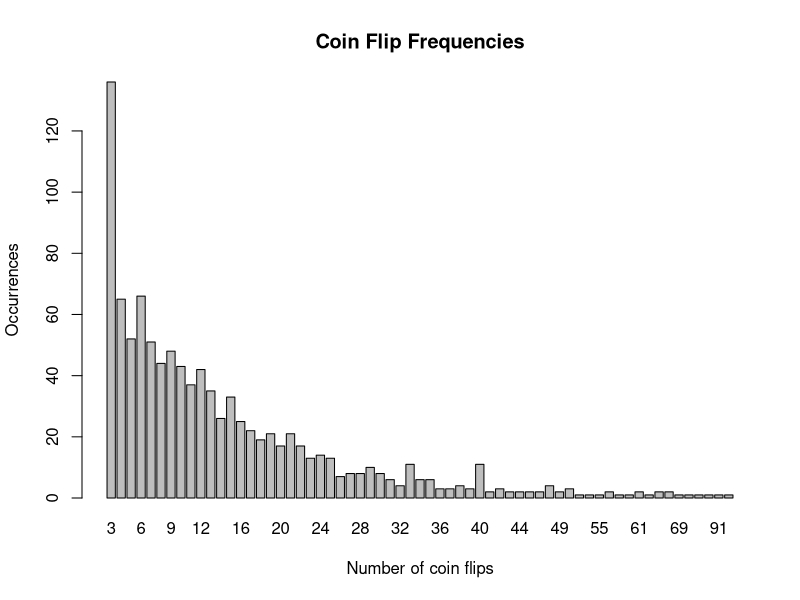
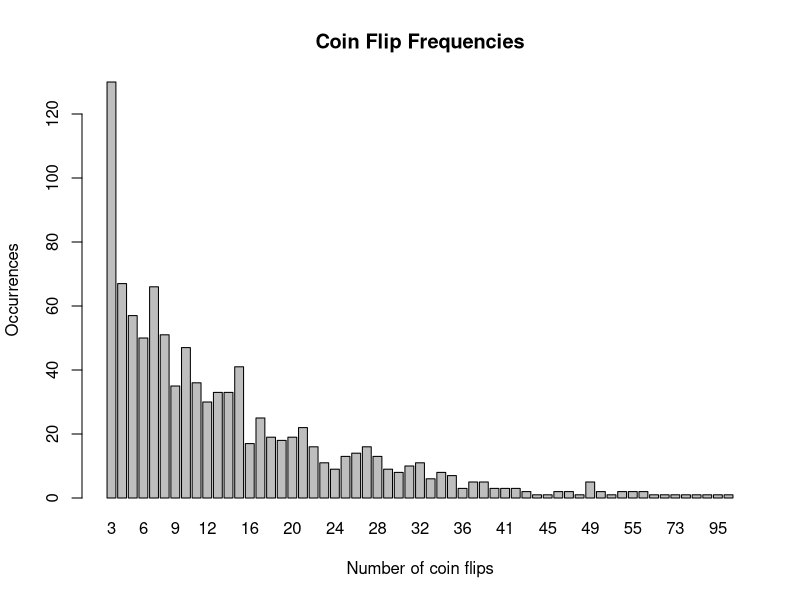

Write R code to recreate these figures, in order.
# cs201_asn_3.R
# Therese Racancoj 
# CS-201 
# Spring 2024

#R has a group of built-in datasets for US state data, including state.x77, 
#a matrix containing state data including population (in 1977). Write and 
#test the function pop_density() that accepts a state abbreviation from 
#the state.abb vector as input and returns the population density in people
#per square mile

pop_density <- function(some_state) {
 
  some_state <- toupper(some_state)
  
  index <- match(some_state, state.abb)
  
  if (is.na(index)) {
    return("this isi not a state")
  }
  
  pop <- state.x77[index, 1] * 1000
  area <- state.x77[index, 8]
  
  density <- round(pop/area, 1)
  
  name_of_state <- state.name[index]
  
  return(paste(name_of_state, ": ", density, " people per square mile (1977)", sep = ""))
}

pop_density('NJ')
pop_density('wy')

#Write a for loop to call the flips() function 1000 times and store 
#the 1000 resulting values in the vector called 'flips_vec'. Then, 
#as you did in Assignment 1, Problem 4, count the frequencies of 
#the number of flips in flips_vec and generate a bar plot of flips 
#frequencies, with x-axis label "Number of coin flips" and y-axis 
#label "Occurrences". 

# flips: return total number of coin flips that were required
#        to get three heads in a row
#
flips <- function() {
  total_flips <- 0
  nheads <- 0
  
  
  # if nheads becomes 3, we got three 'heads' in a row
  while (nheads < 3) {
    if (sample(c("T", "H"), 1) == "H") {
      nheads <- nheads + 1
    } else {
      # didn't get heads; must reset to 0
      nheads <- 0
    }
    
    
    total_flips <- total_flips + 1
  } # end while
  
  
  return(total_flips)
  
  
} # end flips()





flips_vec <- numeric(1000)

for (i in 1:1000) {
  flips_vec[i] <- flips()
}

flip_table <- table(flips_vec)


print(flip_table)


barplot(flip_table, 
        main = "Coin Flip Frequencies", xlab = "Number of coin flips", 
        ylab = "Occurrences", ylim = c(0, max(flip_table)), col = "gray")


#In R, the apply family of functions often makes it unnecessary to write loops. The 
#replicate() function is a simplified version of sapply() that allows you to repeat 
#an expression or function a set number of times. see ?replicate in the R console and 
#this link. Repeat part a) using the replicate() function instead of the for loop.

# flips: return total number of coin flips that were required
#        to get three heads in a row
#
flips <- function() {
  total_flips <- 0
  nheads <- 0
  
  
  # if nheads becomes 3, we got three 'heads' in a row
  while (nheads < 3) {
    if (sample(c("T", "H"), 1) == "H") {
      nheads <- nheads + 1
    } else {
      # didn't get heads; must reset to 0
      nheads <- 0
    }
    
    
    total_flips <- total_flips + 1
  } # end while
  
  
  return(total_flips)
  
  
} # end flips()


flips_vec <- replicate(1000, flips())

flip_table <- table(flips_vec)


print(flip_table)


barplot(flip_table, 
        main = "Coin Flip Frequencies", xlab = "Number of coin flips", 
        ylab = "Occurrences", ylim = c(0, max(flip_table)), col = "gray")


#Based on the results of a) or b), what is your approximation of the 
#probability of getting 3 heads in a row in just 3 coin tosses?


prob <- flip_table[3] / sum(flip_table)


print(paste("Approximate probability of getting 3 heads in a row in 3 coin tosses:", prob))
